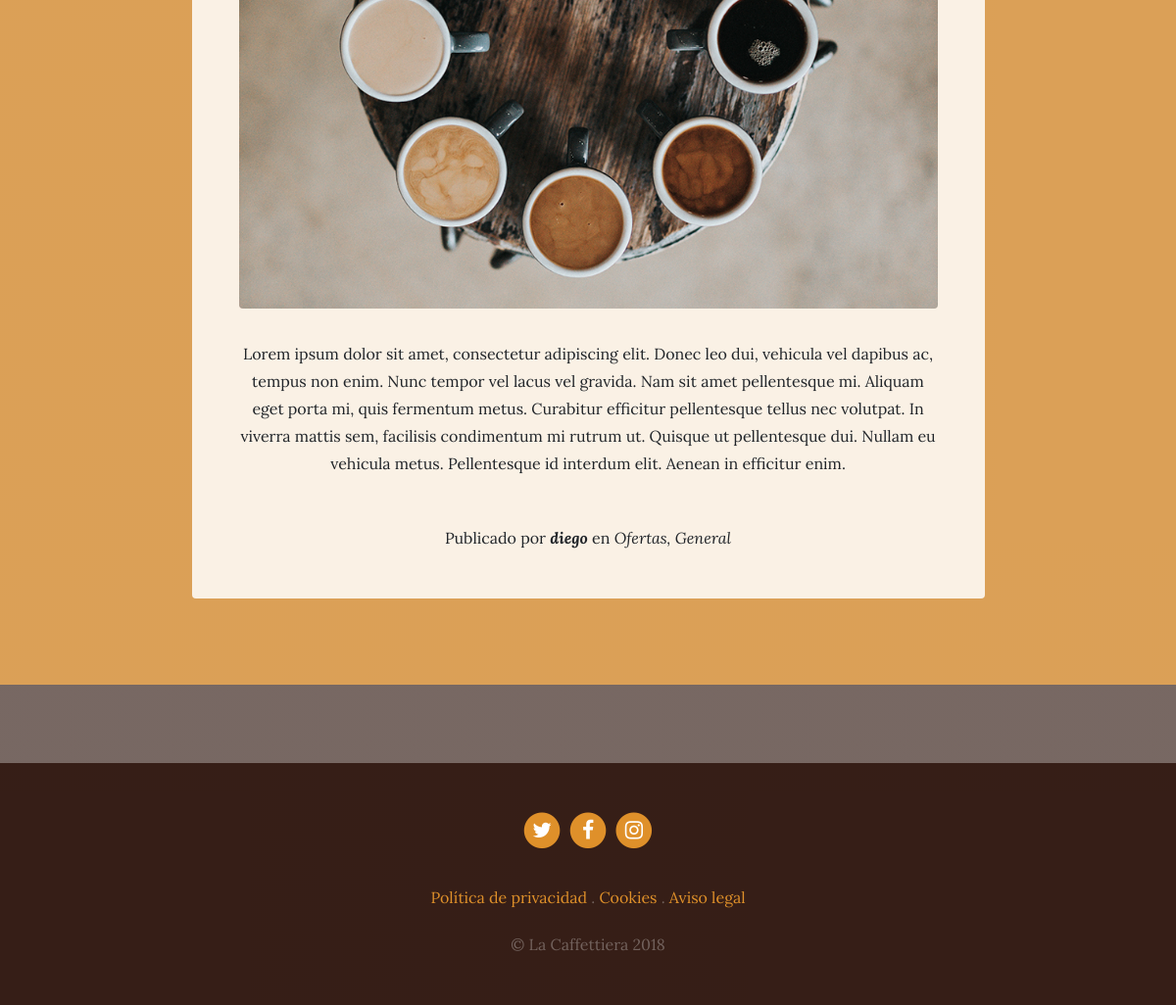
Page /blog/category/1/ (lower part) on the earlier database version.
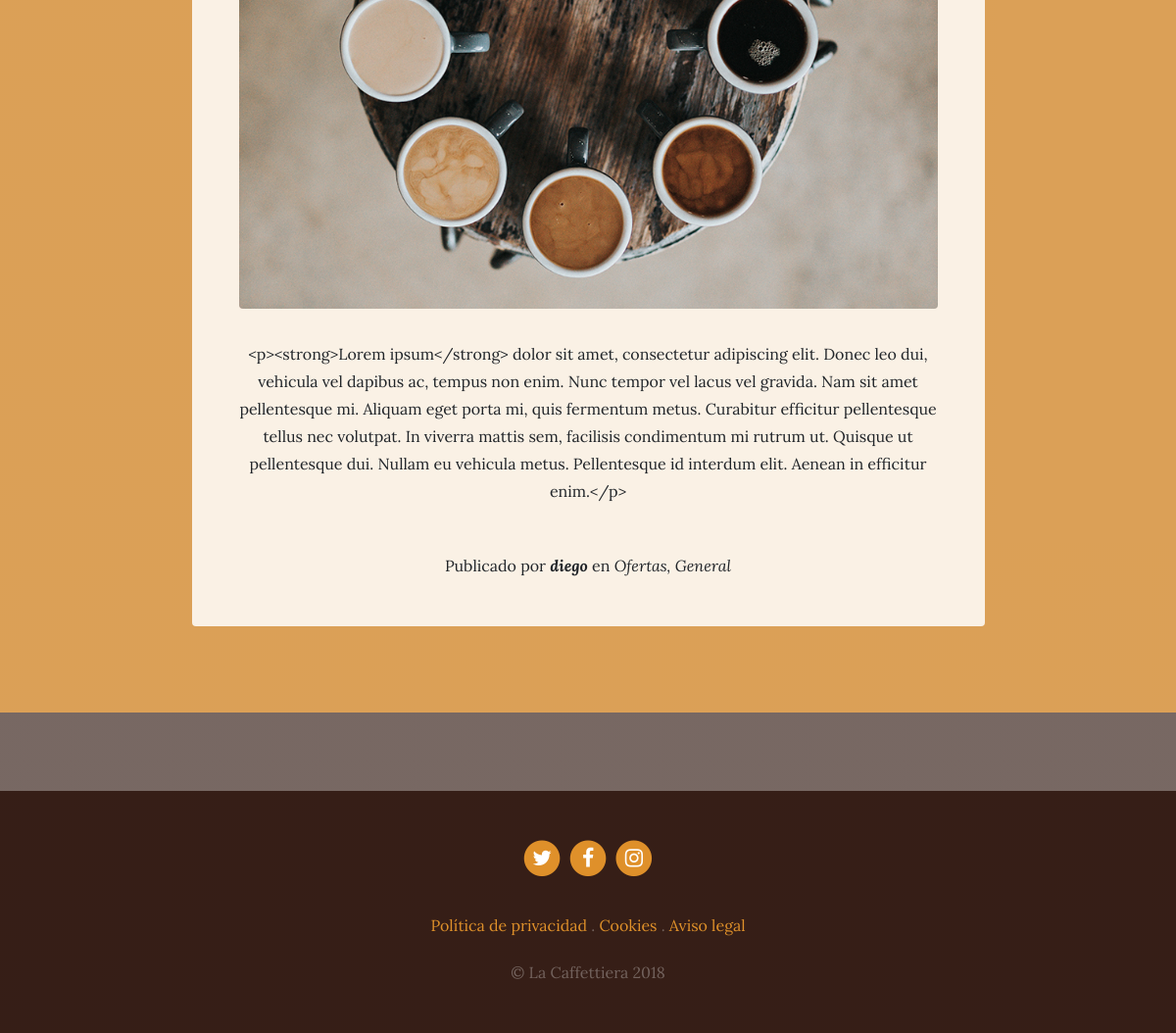
Same page on the later database version.
### blog/models.py (models this page shows, shortened)
class Post(models.Model):
    title = models.CharField(max_length = 200, verbose_name="Titulo")
    content = RichTextField(verbose_name="Contenido")
    published = models.DateTimeField(verbose_name="Fecha de publicación", default=now)
    image = models.ImageField(verbose_name="Imagen", upload_to="blog", null=True, blank=True)
    author = models.ForeignKey(User, verbose_name="Autor", on_delete=models.CASCADE)
    categories = models.ManyToManyField(Category, verbose_name="Categorias", related_name="get_posts")
    created = models.DateTimeField(auto_now_add=True, verbose_name="Fecha de creación")
    updated = models.DateTimeField(auto_now=True, verbose_name="Fecha de edición")
    class Meta:
        verbose_name = "entrada"
        verbose_name_plural = "entradas"
        ordering = ['-created']

### blog/views.py (the view)
# urls.py: path('category/<int:category_id>/', views.category, name="category")
def category(request, category_id):
    category = get_object_or_404(Category, id=category_id)
    posts = Post.objects.filter(categories=category)
    return render(request, "blog/category.html", {'category':category, 'posts':posts})

### pages/templatetags/pages_extras.py (called while the page is built)
@register.simple_tag
def get_page_list():
    pages = Page.objects.all()
    return pages

### social/processors.py (called while the page is built)
def ctx_dict(request):
    ctx = {}
    links = Link.objects.all()
    for link in links:
        ctx[link.key] = link.url
    return ctx

### blog/templates/blog/category.html (shortened to what this page needs)
{% extends 'core/base.html' %}
{% load static %}
{% block content %}
  {% for post in category.get_posts.all %}   # busca las instancias del modelo relacionado
    <section class="page-section cta">
      <div class="container">
        <div class="row">
          <div class="col-xl-9 mx-auto">
            <div class="cta-innerv text-center rounded">
              <p class="mb-0">
                <img class="mx-auto d-flex rounded img-fluid mb-3 mb-lg-0" src="{{post.image.url}}" alt="">
              </p>
              <p class="mb-0 mbt">{{post.content|linebreaks}}</p>
              <p class="mb-0 mbt">
                <span class="section-heading-under">Publicado por <em><b>{{post.author}}</b></em> en
                  <em>
                    {% for category in post.categories.all %}
                      <a ref="{% url 'category' category.id %}" class="link">{{ category.name }}</a>{% if not forloop.last %},{% endif %}
                    {% endfor %}
                  </em>
                </span>
              </p>
            </div>
          </div>
        </div>
      </div>
    </section>
  {% endfor %}
{% endblock %}

Differences in the rows shown:
changed Post "diego": content "Lorem ipsum dolor sit amet, consectetur adipiscing elit. Donec leo dui, vehicula vel dapibus ac, tempus non enim. Nunc tempor vel lacus vel gravida. Nam sit amet pellentesque mi. Aliquam eget porta mi, quis fermentum metus. Curabitur efficitur pellentesque tellus nec volutpat. In viverra mattis sem, facilisis condimentum mi rutrum ut. Quisque ut pellentesque dui. Nullam eu vehicula metus. Pellentesque id interdum elit. Aenean in efficitur enim." → "<p><strong>Lorem ipsum</strong> dolor sit amet, consectetur adipiscing elit. Donec leo dui, vehicula vel dapibus ac, tempus non enim. Nunc tempor vel lacus vel gravida. Nam sit amet pellentesque mi. Aliquam eget porta mi, quis fermentum metus. Curabitur efficitur pellentesque tellus nec volutpat. In viverra mattis sem, facilisis condimentum mi rutrum ut. Quisque ut pellentesque dui. Nullam eu vehicula metus. Pellentesque id interdum elit. Aenean in efficitur enim.</p>"
